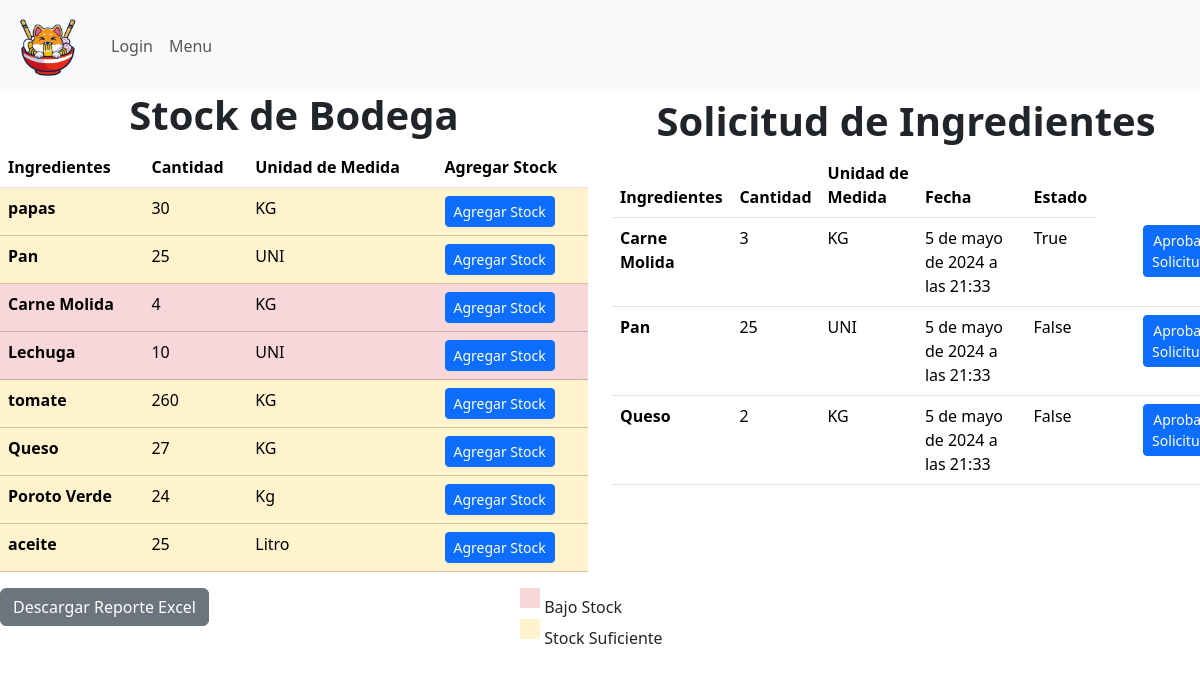
/listaringredientes, run on an earlier commit of the app's database.
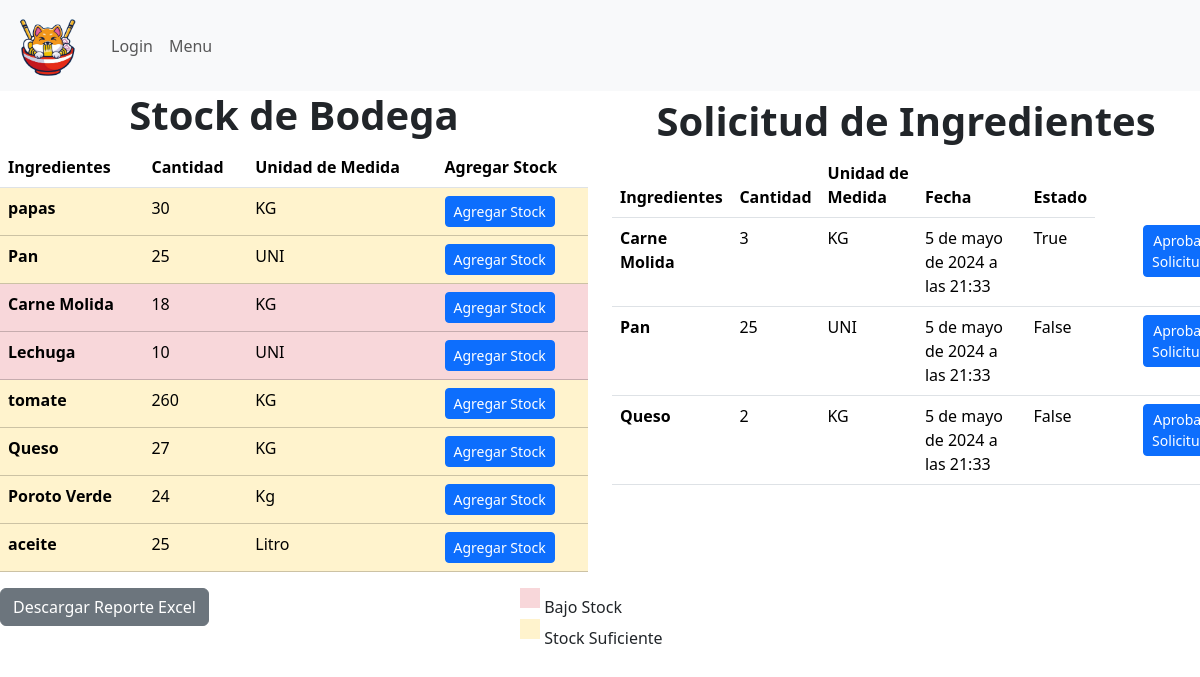
And on a later commit of the database.
### appweb/models.py (models this page shows, shortened)
class Bodega(models.Model):
    ID_Ing_Bod = models.AutoField(primary_key=True,help_text="Id del ingrediente en la bodega")
    Cantidad = models.IntegerField(help_text="Cantidad de ingredientes en bodega")
    ID_Ingrediente = models.ForeignKey(Ingredientes, on_delete=models.CASCADE, help_text="Id del ingrediente")

class Ingredientes(models.Model):
    ID_Ingrediente = models.AutoField(primary_key=True,help_text="Id del ingrediente")
    nombre = models.CharField(max_length=50 , help_text="nombre del ingrediente")
    Costo = models.IntegerField(help_text="Valor del ingrediente")
    unidad_medida = models.CharField(max_length=4 , help_text="Unidad de medida del ingrediente")
    def __str__(self):
        return self.nombre

### appweb/views.py (the view)
# urls.py: path('listaringredientes', listaringredientes, name='listaringredientes' ),
def listaringredientes (request):
    peticiones = Sol_Ingredientes.objects.all()
    ingredientes = Bodega.objects.all()
    data = {
        'mis_ingredientes' : ingredientes ,
        'mis_peticiones' : peticiones
    }
    return render(request,"mantenedor/admin/listaringredientes.html", data )

### appweb/templates/mantenedor/admin/listaringredientes.html (shortened to what this page needs)
{% extends 'base.html' %}
{% block contenido %}
<div class="row">
  <div class="col-6">
    <table class="table">
      <h1 style="text-align: center;"><b>Stock de Bodega</b></h1>
        <thead>
          <tr>
            <th scope="col">Ingredientes</th>
            <th scope="col">Cantidad</th>
            <th scope="col">Unidad de Medida</th>
            <th scope="col">Agregar Stock</th>
          </tr>
        </thead>
        <tbody>
            {% for i in mis_ingredientes %}
          <tr {% if i.Cantidad < 20 %}
              class="table-danger intense-red"
              {% elif i.Cantidad > 20 %}
                  class="table-warning"
            {% endif %}>
            <th scope="row"> {{ i.ID_Ingrediente }} </th>
            <td> {{ i.Cantidad }} </td>
            <td>{{ i.ID_Ingrediente.unidad_medida }}</td>
            <td>
              <button type="button" class="btn btn-primary btn-sm"  data-bs-toggle="modal" data-bs-target="#modalAgregarStock{{ i.ID_Ingrediente.ID_Ingrediente }}">Agregar Stock</button>
            </td>
          </tr>
          {% endfor %}
        </tbody>
      </table>
  </div>
  <div class="col-6">
    <table class="table">
      <h1 style="text-align: center; margin-top: 1%;"><b>Solicitud de Ingredientes</b></h1>
      <thead>
        <tr>
          <th scope="col">Ingredientes</th>
          <th scope="col">Cantidad</th>
          <th scope="col">Unidad de Medida</th>
          <th scope="col">Fecha</th>
          <th scope="col">Estado</th>
        </tr>
      </thead>
      <tbody>
          {% for e in mis_peticiones %}
        <tr>
          <th scope="row"> {{ e.Ingrediente }} </th>
          <td> {{ e.Cantidad }} </td>
          <td>{{e.Ingrediente.unidad_medida}}</td>
          <td> {{ e.fecha_y_hora }} </td>
          <td> {{ e.Realizado }} </td>
          <td><a href="{% url 'descuenta_ingrediente' e.ID_Solicitud_Ingrediente %}" class="btn btn-primary btn-sm" style="margin-left: 45%;">Aprobar Solicitud </button> </td>
        </tr>
        {% endfor %}
      </tbody>
    </table>
  </div>
</div>
<div class="row">
  <div class="col-5"><a href="{% url 'DescargarReporteExcel' %}" class="btn btn-secondary btn-bg" style="margin-left: 0%;">Descargar Reporte Excel</a>
  </div>
  <div class="col-4">
    <div style="display: inline-block; margin-left: 10px; margin-bottom: 5px; width: 20px; height: 20px; background-color: #f8d7da;"></div>
  <span>Bajo Stock</span>
  <br>
  <div style="display: inline-block; margin-left: 10px; margin-bottom: 5px; width: 20px; height: 20px; background-color: #fff3cd;"></div>
  <span>Stock Suficiente</span>
</div>
</div>
{% endblock %}

What changed in the data, as far as the page shows it:
changed Bodega "Carne Molida": Cantidad "4" → "18"
